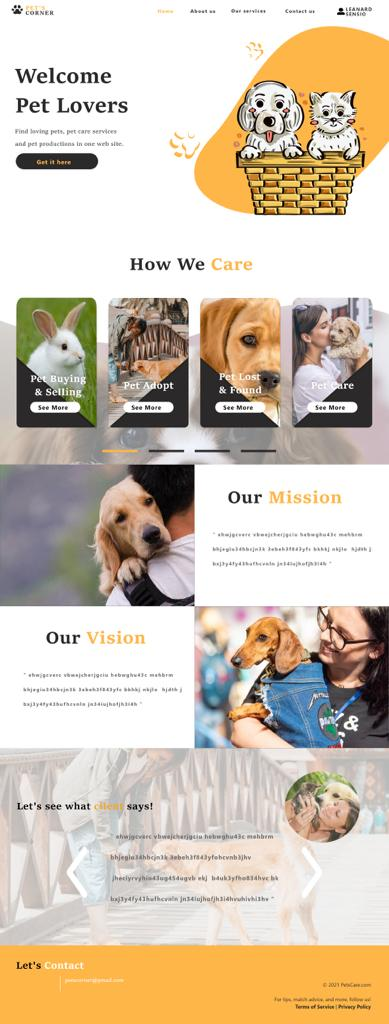
#> input picture Component Detection/sample.jpeg, 389 x 1024 px
$ python -i ip_preprocessing.py   (imports and definitions only)
#> lines starting #> are read from the running program, lines starting #| are printed output that depends on the picture
### backend/UIDM/DetectionModel/lib_ip/config/CONFIG_UIED.py
class Config:

    def __init__(self):
        # Adjustable
        # self.THRESHOLD_PRE_GRADIENT = 4             # dribbble:4 rico:4 web:1
        # self.THRESHOLD_OBJ_MIN_AREA = 55            # bottom line 55 of small circle
        # self.THRESHOLD_BLOCK_GRADIENT = 5

        # *** Frozen ***
        self.THRESHOLD_REC_MIN_EVENNESS = 0.7
        self.THRESHOLD_REC_MAX_DENT_RATIO = 0.25
        self.THRESHOLD_LINE_THICKNESS = 8
        self.THRESHOLD_LINE_MIN_LENGTH = 0.95
        self.THRESHOLD_COMPO_MAX_SCALE = (0.25, 0.98)  # (120/800, 422.5/450) maximum height and width ratio for a atomic compo (button)
        self.THRESHOLD_TEXT_MAX_WORD_GAP = 10
        self.THRESHOLD_TEXT_MAX_HEIGHT = 0.04  # 40/800 maximum height of text
        self.THRESHOLD_TOP_BOTTOM_BAR = (0.045, 0.94)  # (36/800, 752/800) height ratio of top and bottom bar
        self.THRESHOLD_BLOCK_MIN_HEIGHT = 0.03  # 24/800

        # [13 lines of commented-out code are left out]

        self.CLASS_MAP = {'0':'Button', '1':'CheckBox', '2':'Chronometer', '3':'EditText', '4':'ImageButton', '5':'ImageView',
               '6':'ProgressBar', '7':'RadioButton', '8':'RatingBar', '9':'SeekBar', '10':'Spinner', '11':'Switch',
               '12':'ToggleButton', '13':'VideoView', '14':'TextView'}
        self.COLOR = {'Button': (0, 255, 0), 'CheckBox': (0, 0, 255), 'Chronometer': (255, 166, 166),
                      'EditText': (255, 166, 0),
                      'ImageButton': (77, 77, 255), 'ImageView': (255, 0, 166), 'ProgressBar': (166, 0, 255),
                      'RadioButton': (166, 166, 166),
                      'RatingBar': (0, 166, 255), 'SeekBar': (0, 166, 10), 'Spinner': (50, 21, 255),
                      'Switch': (80, 166, 66), 'ToggleButton': (0, 66, 80), 'VideoView': (88, 66, 0),
                      'TextView': (169, 255, 0),

                      'Text':(169, 255, 0), 'Non-Text':(255, 0, 166),

                      'Noise':(6,6,255), 'Non-Noise': (6,255,6),

                      'Image':(255,6,6), 'Non-Image':(6,6,255)}

### backend/UIDM/DetectionModel/lib_ip/ip_preprocessing.py
import cv2
import numpy as np
from .config.CONFIG_UIED import Config
C = Config()


def read_img(path, resize_height=None, kernel_size=None):

    def resize_by_height(org):
        w_h_ratio = org.shape[1] / org.shape[0]
        resize_w = resize_height * w_h_ratio
        re = cv2.resize(org, (int(resize_w), int(resize_height)))
        return re

    try:
        img = cv2.imread(path)
#> img is the input picture: shape (1024, 389, 3); mean B, G, R 180.1, 197.5, 210.7
        if kernel_size is not None:
            img = cv2.medianBlur(img, kernel_size)
        if img is None:
            print("*** Image does not exist ***")
            return None, None
        if resize_height is not None:
            img = resize_by_height(img)
        gray = cv2.cvtColor(img, cv2.COLOR_BGR2GRAY)
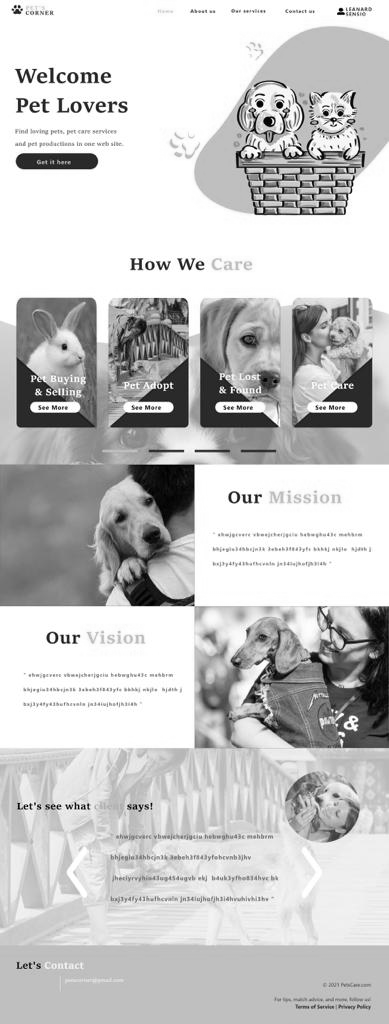
#> gray: shape (1024, 389); min 0, max 255, mean 199.5
        return img, gray

    except Exception as e:
        print(e)
        print("*** Img Reading Failed ***\n")
        return None, None


def gray_to_gradient(img):
    img_f = np.copy(img)
    img_f = img_f.astype("float")

    kernel_h = np.array([[0,0,0], [0,-1.,1.], [0,0,0]])
    kernel_v = np.array([[0,0,0], [0,-1.,0], [0,1.,0]])
    dst1 = abs(cv2.filter2D(img_f, -1, kernel_h))
    dst2 = abs(cv2.filter2D(img_f, -1, kernel_v))
    gradient = (dst1 + dst2).astype('uint8')
    return gradient


def reverse_binary(bin, show=False):
    """
    Reverse the input binary image
    """
    r, bin = cv2.threshold(bin, 1, 255, cv2.THRESH_BINARY_INV)
    if show:
        cv2.imshow('binary_rev', bin)
        cv2.waitKey()
    return bin


def binarization(org, grad_min, show=False, write_path=None, wait_key=0):
    grey = cv2.cvtColor(org, cv2.COLOR_BGR2GRAY)
    grad = gray_to_gradient(grey)        # get RoI with high gradient
    rec, binary = cv2.threshold(grad, grad_min, 255, cv2.THRESH_BINARY)    # enhance the RoI
    morph = cv2.morphologyEx(binary, cv2.MORPH_CLOSE, (3, 3))  # remove noises
    if write_path is not None:
        cv2.imwrite(write_path, morph)
    if show:
        cv2.imshow('binary', morph)
        if wait_key is not None:
            cv2.waitKey(wait_key)
    return morph

>>> result = read_img('../../../../Component Detection/sample.jpeg')

$ run again, on Component Detection/test.jpeg
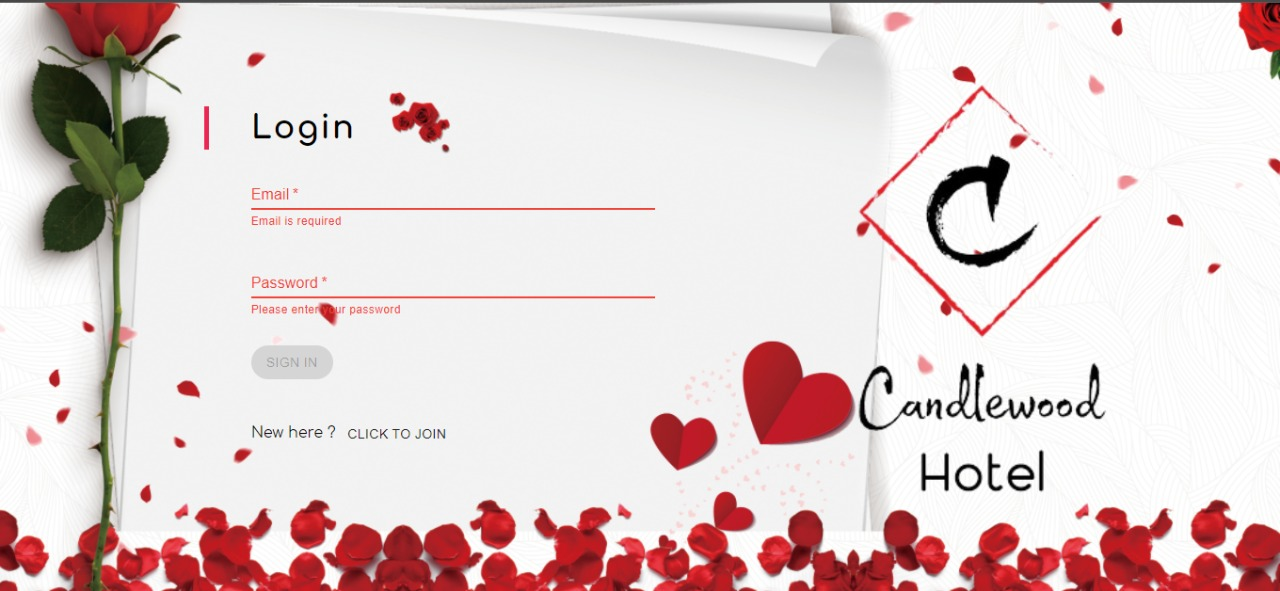
#> input picture Component Detection/test.jpeg, 1280 x 591 px
#> in read_img, img is the input picture: shape (591, 1280, 3); mean B, G, R 210.1, 210.6, 226.8
#> in read_img, `gray = cv2.cvtColor(img, cv2.COLOR_BGR2GRAY)`:
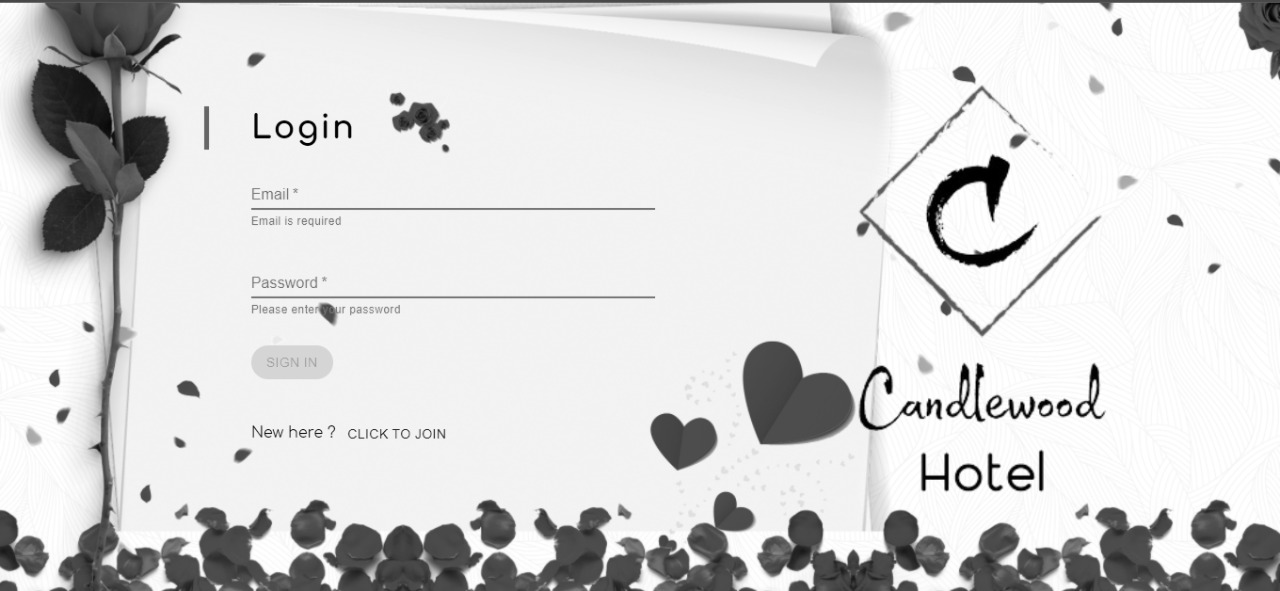
#> gray: shape (591, 1280); min 0, max 255, mean 215.4
